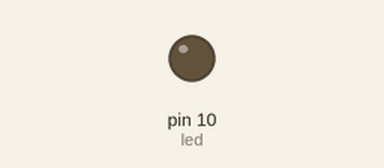
A sketch run on a simulated Arduino Uno, built with avr-gcc and run on an emulated ATmega328P. On the bench: output pins drawn as LEDs (lit = HIGH).

Above: at 0.05 s.
At 0.65 s:
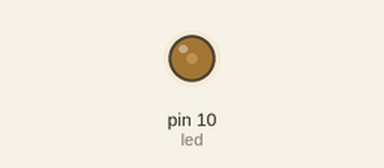
At 1.3 s:
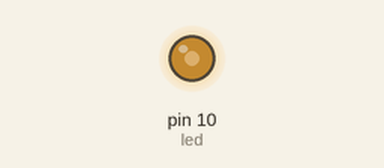
At 2.6 s:
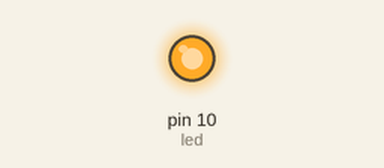
Timing chart, 0 to 6.0 s (numbered marks = the images above):
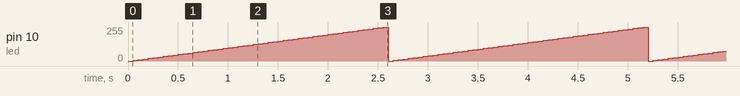

The sketch:

ch4_4_4_1.ino
```cpp
/*
 *一個LED亮度變化
 */
const int led = 10;                  //LED連接至PWM接腳10
int brightness = 0;                  //LED亮度
int lighten = 5;                     //LED亮度變化量
void setup()
{
}

void loop()
{
   analogWrite(led,brightness);   //改變LED亮度
   if(brightness <= 250)             //如果LED小於等於250
      brightness=brightness+lighten; //LED漸亮變化
   else                              //若大於250則
       brightness=0;                 //設定LED亮度為最暗
       delay(50);                    //LED亮度變化間隔50ms
}
```

Measured:
- by itself, pin 10 (led): ramps from 0/255 to 255/255 and jumps back, once every 2.6 s
